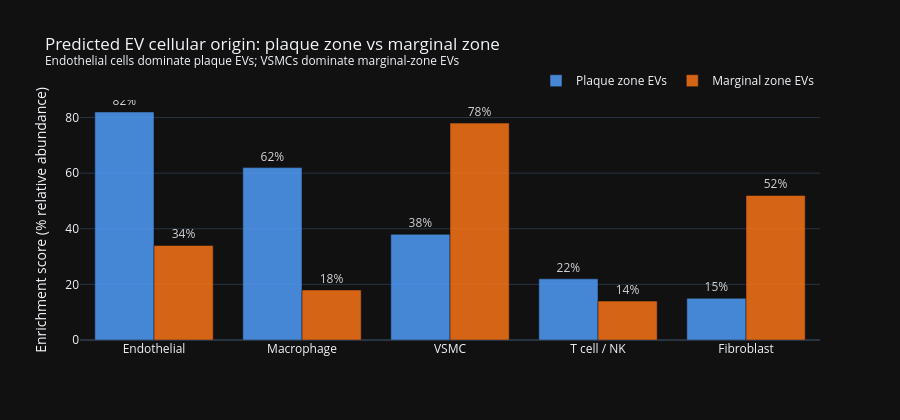

Write notebook code for a chart like this one.
### Markdown cell above
---
## Section 3 — EV Cellular Origin (Dataset 1: Raju et al. ATVB 2025)

EV cell-of-origin inferred via TISSUES database + Tabula Sapiens (AddModuleScore, Seurat v5).  
**Novel finding:** Endothelial cells dominate plaque EV origin (not macrophages or VSMC).

### Code cell
cell_origin = pd.DataFrame({
    'cell_type':    ['Endothelial','Macrophage','VSMC','T cell / NK','Fibroblast'],
    'plaque_pct':   [82, 62, 38, 22, 15],
    'marginal_pct': [34, 18, 78, 14, 52],
})

fig_origin = go.Figure()
fig_origin.add_trace(go.Bar(name='Plaque zone EVs', x=cell_origin['cell_type'],
    y=cell_origin['plaque_pct'], marker_color='#4f9cf8', opacity=0.85,
    text=[f'{v}%' for v in cell_origin['plaque_pct']], textposition='outside'))
fig_origin.add_trace(go.Bar(name='Marginal zone EVs', x=cell_origin['cell_type'],
    y=cell_origin['marginal_pct'], marker_color='#f97316', opacity=0.85,
    text=[f'{v}%' for v in cell_origin['marginal_pct']], textposition='outside'))
fig_origin.update_layout(
    barmode='group',
    title='Predicted EV cellular origin: plaque zone vs marginal zone<br>'
          '<sup>Endothelial cells dominate plaque EVs; VSMCs dominate marginal-zone EVs</sup>',
    yaxis_title='Enrichment score (% relative abundance)',
    template='plotly_dark', height=420,
    legend=dict(orientation='h', yanchor='bottom', y=1.02, xanchor='right', x=1)
)
fig_origin.show()
print("Key: Endothelial EVs validated functionally via HUVEC spheroid sprouting assay (Raju et al. Fig 6)")

### Figure 1 — Plotly figure (JSON) as saved in the notebook; plotly's stock layout.template omitted (floating-point values rounded to 4 significant figures)
{"data": [{"marker": {"color": "#4f9cf8"}, "name": "Plaque zone EVs", "opacity": 0.85, "text": ["82%", "62%", "38%", "22%", "15%"], "textposition": "outside", "type": "bar", "x": ["Endothelial", "Macrophage", "VSMC", "T cell / NK", "Fibroblast"], "y": [82, 62, 38, 22, 15]}, {"marker": {"color": "#f97316"}, "name": "Marginal zone EVs", "opacity": 0.85, "text": ["34%", "18%", "78%", "14%", "52%"], "textposition": "outside", "type": "bar", "x": ["Endothelial", "Macrophage", "VSMC", "T cell / NK", "Fibroblast"], "y": [34, 18, 78, 14, 52]}], "layout": {"barmode": "group", "height": 420, "legend": {"orientation": "h", "x": 1, "xanchor": "right", "y": 1.02, "yanchor": "bottom"}, "title": {"text": "Predicted EV cellular origin: plaque zone vs marginal zone<br><sup>Endothelial cells dominate plaque EVs; VSMCs dominate marginal-zone EVs</sup>"}, "yaxis": {"title": {"text": "Enrichment score (% relative abundance)"}}}}
